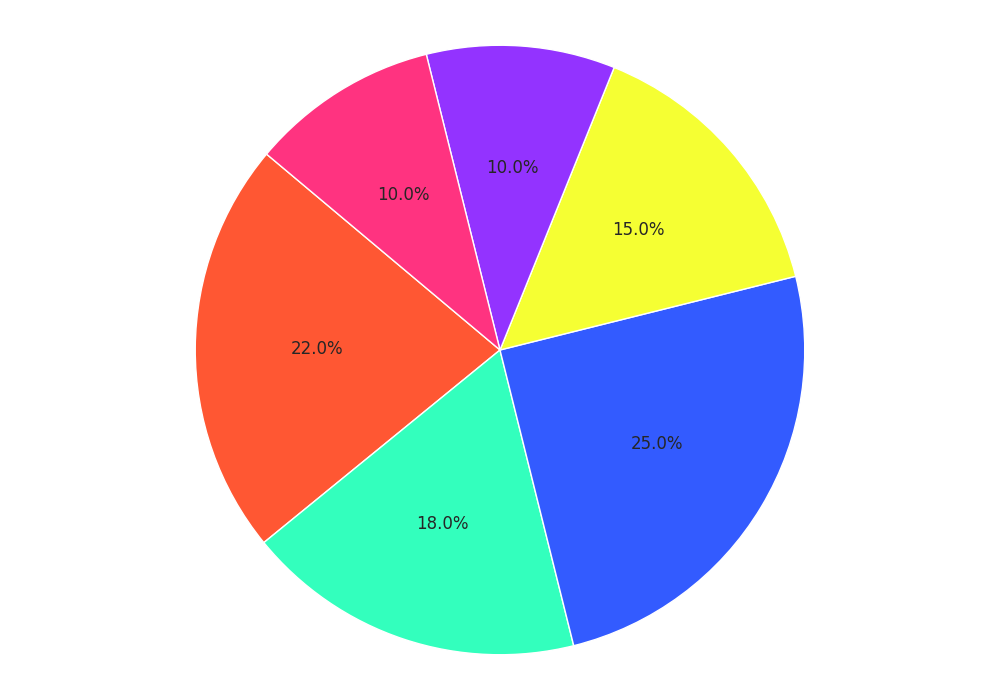

The script that drew this image:
import matplotlib.pyplot as plt

user_percentages = [22, 18, 25, 15, 10, 10]

# New set of colors
colors = ['#FF5733', '#33FFBD', '#335BFF', '#F5FF33', '#9333FF', '#FF3380']

plt.figure(figsize=(10, 7))
plt.pie(
    user_percentages,
    colors=colors,
    startangle=140,
    autopct='%1.1f%%'
)

plt.axis('equal')
plt.tight_layout()
plt.show()
